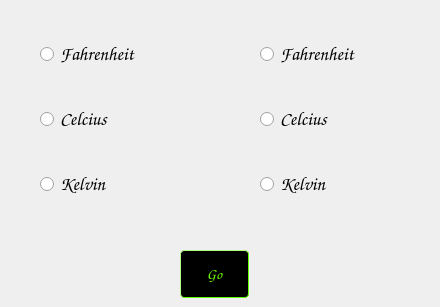
      <widget class="QWidget" name="page_temper">
       <widget class="QWidget" name="verticalLayoutWidget_10">
        <property name="geometry">
         <rect>
          <x>260</x>
          <y>10</y>
          <width>171</width>
          <height>221</height>
         </rect>
        </property>
        <layout class="QVBoxLayout" name="verticalLayout_10">
         <item>
          <widget class="QRadioButton" name="radio_fahr2_2">
           <property name="font">
            <font>
             <family>Comic Sans MS</family>
             <pointsize>14</pointsize>
             <weight>75</weight>
             <bold>true</bold>
            </font>
           </property>
           <property name="styleSheet">
            <string notr="true">QRadioButton {background-color: transparent; color: rgb(55, 255, 0)};
</string>
           </property>
           <property name="text">
            <string>Fahrenheit</string>
           </property>
          </widget>
         </item>
         <item>
          <widget class="QRadioButton" name="radio_cel2_2">
           <property name="font">
            <font>
             <family>Comic Sans MS</family>
             <pointsize>14</pointsize>
             <weight>75</weight>
             <bold>true</bold>
            </font>
           </property>
           <property name="styleSheet">
            <string notr="true">QRadioButton {background-color: transparent; color: rgb(55, 255, 0)};
</string>
           </property>
           <property name="text">
            <string>Celcius</string>
           </property>
          </widget>
         </item>
         <item>
          <widget class="QRadioButton" name="radio_kel2_2">
           <property name="font">
            <font>
             <family>Comic Sans MS</family>
             <pointsize>14</pointsize>
             <weight>75</weight>
             <bold>true</bold>
            </font>
           </property>
           <property name="styleSheet">
            <string notr="true">QRadioButton {background-color: transparent; color: rgb(55, 255, 0)};
</string>
           </property>
           <property name="text">
            <string>Kelvin</string>
           </property>
          </widget>
         </item>
        </layout>
       </widget>
       <widget class="QWidget" name="verticalLayoutWidget_11">
        <property name="geometry">
         <rect>
          <x>40</x>
          <y>10</y>
          <width>171</width>
          <height>221</height>
         </rect>
        </property>
        <layout class="QVBoxLayout" name="verticalLayout_11">
         <item>
          <widget class="QRadioButton" name="radio_fahr1_2">
           <property name="font">
            <font>
             <family>Comic Sans MS</family>
             <pointsize>14</pointsize>
             <weight>75</weight>
             <bold>true</bold>
            </font>
           </property>
           <property name="styleSheet">
            <string notr="true">QRadioButton {background-color: transparent; color: rgb(55, 255, 0)};
</string>
           </property>
           <property name="text">
            <string>Fahrenheit</string>
           </property>
          </widget>
         </item>
         <item>
          <widget class="QRadioButton" name="radio_cel1_2">
           <property name="font">
            <font>
             <family>Comic Sans MS</family>
             <pointsize>14</pointsize>
             <weight>75</weight>
             <bold>true</bold>
            </font>
           </property>
           <property name="styleSheet">
            <string notr="true">QRadioButton {background-color: transparent; color: rgb(55, 255, 0)};
</string>
           </property>
           <property name="text">
            <string>Celcius</string>
           </property>
          </widget>
         </item>
         <item>
          <widget class="QRadioButton" name="radio_kel1_2">
           <property name="font">
            <font>
             <family>Comic Sans MS</family>
             <pointsize>14</pointsize>
             <weight>75</weight>
             <bold>true</bold>
            </font>
           </property>
           <property name="styleSheet">
            <string notr="true">QRadioButton {background-color: transparent; color: rgb(55, 255, 0)};
</string>
           </property>
           <property name="text">
            <string>Kelvin</string>
           </property>
          </widget>
         </item>
        </layout>
       </widget>
       <widget class="QPushButton" name="enter_15">
        <property name="geometry">
         <rect>
          <x>180</x>
          <y>250</y>
          <width>69</width>
          <height>48</height>
         </rect>
        </property>
        <property name="font">
         <font>
          <family>Comic Sans MS</family>
          <pointsize>11</pointsize>
          <weight>50</weight>
          <italic>false</italic>
          <bold>false</bold>
         </font>
        </property>
        <property name="styleSheet">
         <string notr="true">QPushButton{
    background-color: black;
	color: rgb(110, 255, 0);
    border-style: outset;
    border-width: 1px;
    border-radius: 4px;
    border-color: rgb(98, 255, 0);
    font: 11pt Comic Sans MS, bold 14px;
    min-width: 3em;
    max-width: 3em;
    padding: 2px;
}

QPushButton:pressed{
   background-color : green;
}
</string>
        </property>
        <property name="text">
         <string>Go</string>
        </property>
       </widget>
      </widget>
